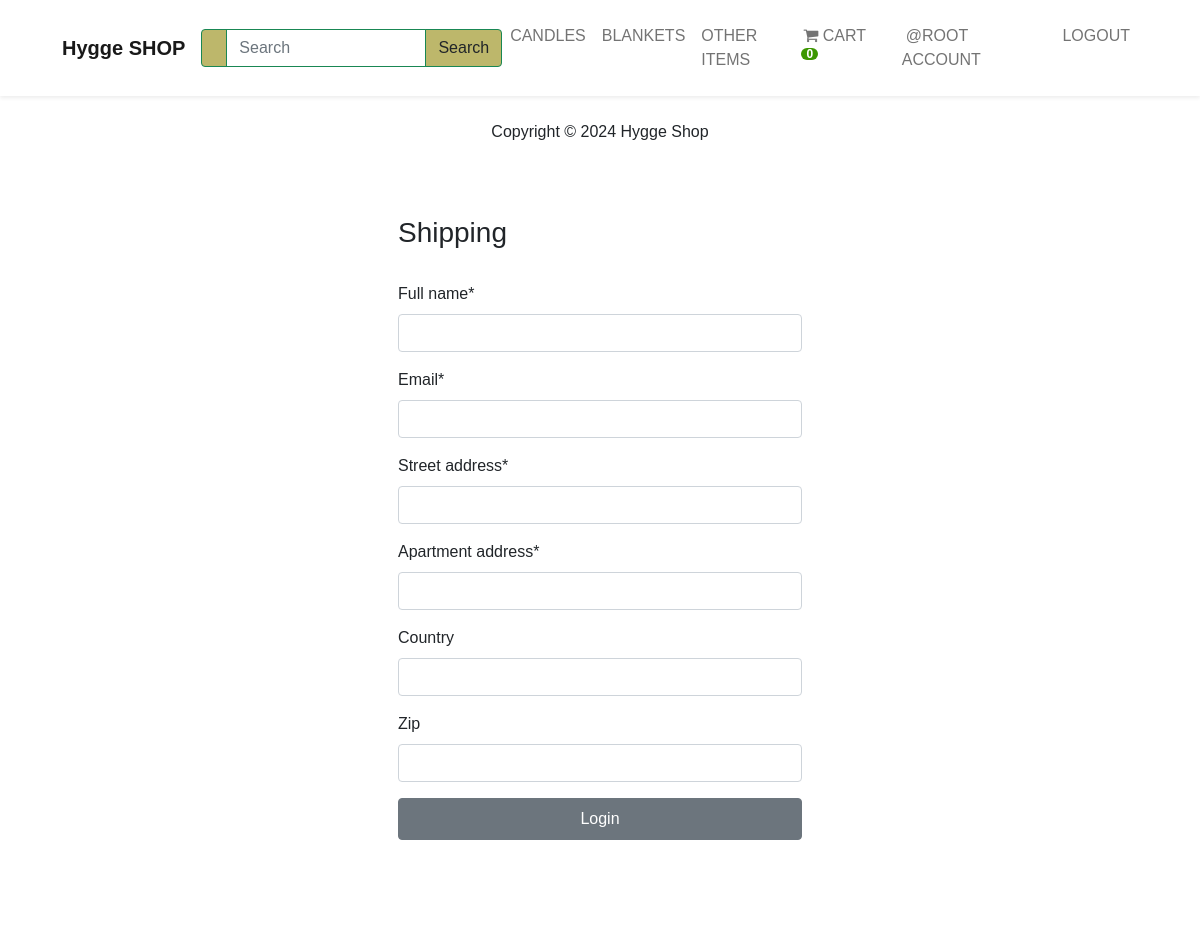
The app's page /payment/shipping/ (signed in) with its own data.
### shop/models.py (models this page shows, shortened)
class Category(models.Model):
    name = models.CharField("Категория", max_length=250, db_index=True)
    parent = models.ForeignKey('self', on_delete=models.CASCADE, related_name='children', blank=True, null=True
                               )
    slug = models.SlugField('URL', max_length=250,
                            unique=True, null=False, editable=True)
    created_at = models.DateTimeField('Дата создания', auto_now_add=True)
    class Meta:
        unique_together = (['slug', 'parent'])
        verbose_name = 'Категория'
        verbose_name_plural = 'Категории'
    def get_absolute_url(self):
        return reverse("shop:category_list", args=[str(self.slug)])

### payment/models.py (models this page shows, shortened)
class ShippingAddress(models.Model):
    full_name = models.CharField(max_length=100)
    email = models.EmailField(max_length=254)
    street_address = models.CharField(max_length=100)
    apartment_address = models.CharField(max_length=100)
    country = models.CharField(max_length=100, blank=True, null=True)
    zip = models.CharField(max_length=100, blank=True, null=True)
    user = models.ForeignKey(
        User, on_delete=models.CASCADE, blank=True, null=True)
    city = models.CharField(max_length=100, blank=True, null=True)
    class Meta:
        verbose_name = "Shipping Address"
        verbose_name_plural = "Shipping Addresses"
        ordering = ['-id']

### payment/views.py (the view, shortened to what this page needs)
# urls.py: path('shipping/', views.shipping, name='shipping'),
@login_required(login_url='account:login')
def shipping(request):
    try:
        shipping_address = ShippingAddress.objects.get(user=request.user)
    except ShippingAddress.DoesNotExist:
        shipping_address = None
    form = ShippingAddressForm(instance=shipping_address)
    return render(request, 'shipping/shipping.html', {'form': form})

### payment/forms.py
class ShippingAddressForm(forms.ModelForm):
    class Meta:
        model = ShippingAddress
        fields = ['full_name', 'email', 'street_address', 'apartment_address', 'country', 'zip']
        exclude = ['user']

### cart/cart.py (called while the page is built)
    def __len__(self):
        return sum(item['quantity'] for item in self.cart.values())

### cart/context_processors.py (called while the page is built)
def cart(request):
    return {'cart': Cart(request)}

### shop/context_processors.py (called while the page is built)
def categories(request):
    categories = Category.objects.filter(parent=None)
    return {'categories': categories}

### payment/templates/shipping/shipping.html (shortened to what this page needs)
{% load crispy_forms_filters %}
{%  include "base.html" %}
{% load static %}
{% load crispy_forms_tags %}
{% block content %}
<div class="container bg-white shadow-md p-5 form-layout">
    <h3>Shipping</h3>
    <br>
    <form method="post">
        {{ form|crispy }}
        <button type="submit" class="btn btn-secondary w-100 btn-block p-2 btn-register">Login</button>
    </form>
    <br>
</div>
{% endblock content %}

### shop/templates/shop/_partials/_navbar.html (shortened to what this page needs)
<nav class="navbar navbar-expand-lg bg-white sticky-top navbar-light p-3 shadow-sm ">
    <div class="container">
        <a class="navbar-brand" href="{% url 'shop:products' %}">
            <strong>Hygge SHOP</strong></a>
        <div class="collapse navbar-collapse" id="navbarNavDropdown">
        <div class="collapse navbar-collapse" id="navbarNavDropdown">
            <form action="{% url 'shop:search_products' %}" method="get">
            <div class="ms-auto d-none d-lg-block">
                <div class="input-group">
                    <span class="border-success input-group-text text-white search-button"></span>
                    <input type="text" name="q" placeholder="Search" class="form-control border-success" style="color: #7a7a7a" />
                    <button class="btn btn-success text-dark search-button">Search</button>
                </div>
            </div>
        </form>
            </div>
            <ul class="navbar-nav ms-auto">
                {% for i in categories %}
                {% if not i.children.all %}
                <li class="nav-item">
                    <a class="nav-link" href="{{i.get_absolute_url}}">{{i.name|upper }}</a>
                </li>
                {% endif %} {% endfor %}
            </ul>
            <ul class="navbar-nav ms-auto">
                <li class="nav-item">
                    <a class="nav-link mx-2 text-uppercase" href="{% url 'cart:cart_view' %}"> <i
                            class="fa fa-shopping-cart" aria-hidden="true"> </i> Cart
                        <span id="lblCartCount" class="badge badge-warning ">
                            {% with cart_qty=cart|length%}
                            {% if cart_qty > 0 %}
                            {{cart_qty}}
                            {% else %}
                            0
                            {% endif %}
                            {% endwith %}
                        </span>
                    </a>
                </li>
                {% if request.user.is_authenticated %}
                <li class="nav-item">
                    <a class="nav-link mx-2 text-uppercase" href="{% url 'account:dashboard' %}">@{{ user.username }} Account</a>
                </li>
                <li class="nav-item">
                    <a class="nav-link mx-2 text-uppercase" href="{% url 'account:logout' %}"> Logout</a>
                </li>
                {% endif %}
            </ul>
        </div>
    </div>
</nav>

### shop/static/shop/css/base.css (style rules this page uses)
body { font-family: 'Montserrat', sans-serif; }
.form-layout { border-radius: 20px; width: 500px; }
.badge { padding-left: 9px; padding-right: 9px; -webkit-border-radius: 9px; -moz-border-radius: 9px; border-radius: 9px; }
#lblCartCount { font-size: 12px; background: #3c9700; color: #fff; padding: 0 5px; vertical-align: top; margin-left: -2px; }
a { font-size: 14px; font-weight: 700; }
.form-control { outline: none !important; box-shadow: none !important; }
.search-button { background-color: #BDB76B; }

### records on screen
Category: name "CANDLES"
Category: name "BLANKETS"
Category: name "OTHER ITEMS"

### other values on screen
{{ user.username }} "ROOT"
